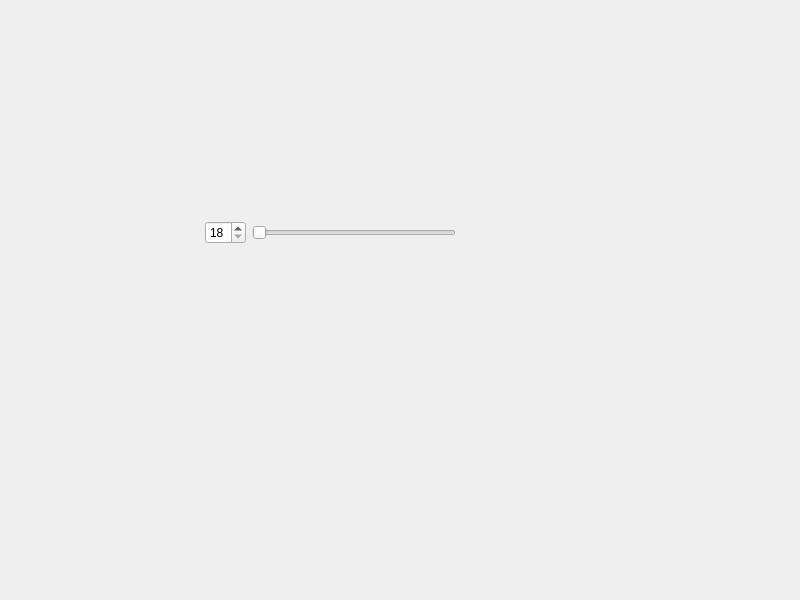
<?xml version="1.0" encoding="UTF-8"?>
<ui version="4.0">
 <class>Widget</class>
 <widget class="QWidget" name="Widget">
  <property name="geometry">
   <rect>
    <x>0</x>
    <y>0</y>
    <width>800</width>
    <height>600</height>
   </rect>
  </property>
  <property name="windowTitle">
   <string>Widget</string>
  </property>
  <widget class="QWidget" name="">
   <property name="geometry">
    <rect>
     <x>0</x>
     <y>220</y>
     <width>661</width>
     <height>26</height>
    </rect>
   </property>
   <layout class="QHBoxLayout" name="horizontalLayout">
    <item>
     <spacer name="horizontalSpacer">
      <property name="orientation">
       <enum>Qt::Orientation::Horizontal</enum>
      </property>
      <property name="sizeHint" stdset="0">
       <size>
        <width>40</width>
        <height>20</height>
       </size>
      </property>
     </spacer>
    </item>
    <item>
     <widget class="QSpinBox" name="spinBox">
      <property name="minimum">
       <number>18</number>
      </property>
      <property name="maximum">
       <number>65</number>
      </property>
     </widget>
    </item>
    <item>
     <widget class="QSlider" name="horizontalSlider">
      <property name="minimum">
       <number>18</number>
      </property>
      <property name="maximum">
       <number>65</number>
      </property>
      <property name="orientation">
       <enum>Qt::Orientation::Horizontal</enum>
      </property>
     </widget>
    </item>
    <item>
     <spacer name="horizontalSpacer_2">
      <property name="orientation">
       <enum>Qt::Orientation::Horizontal</enum>
      </property>
      <property name="sizeHint" stdset="0">
       <size>
        <width>40</width>
        <height>20</height>
       </size>
      </property>
     </spacer>
    </item>
   </layout>
  </widget>
 </widget>
 <resources/>
 <connections>
  <connection>
   <sender>spinBox</sender>
   <signal>valueChanged(int)</signal>
   <receiver>horizontalSlider</receiver>
   <slot>setValue(int)</slot>
   <hints>
    <hint type="sourcelabel">
     <x>18</x>
     <y>227</y>
    </hint>
    <hint type="destinationlabel">
     <x>117</x>
     <y>227</y>
    </hint>
   </hints>
  </connection>
  <connection>
   <sender>horizontalSlider</sender>
   <signal>valueChanged(int)</signal>
   <receiver>spinBox</receiver>
   <slot>setValue(int)</slot>
   <hints>
    <hint type="sourcelabel">
     <x>131</x>
     <y>233</y>
    </hint>
    <hint type="destinationlabel">
     <x>30</x>
     <y>237</y>
    </hint>
   </hints>
  </connection>
 </connections>
</ui>
